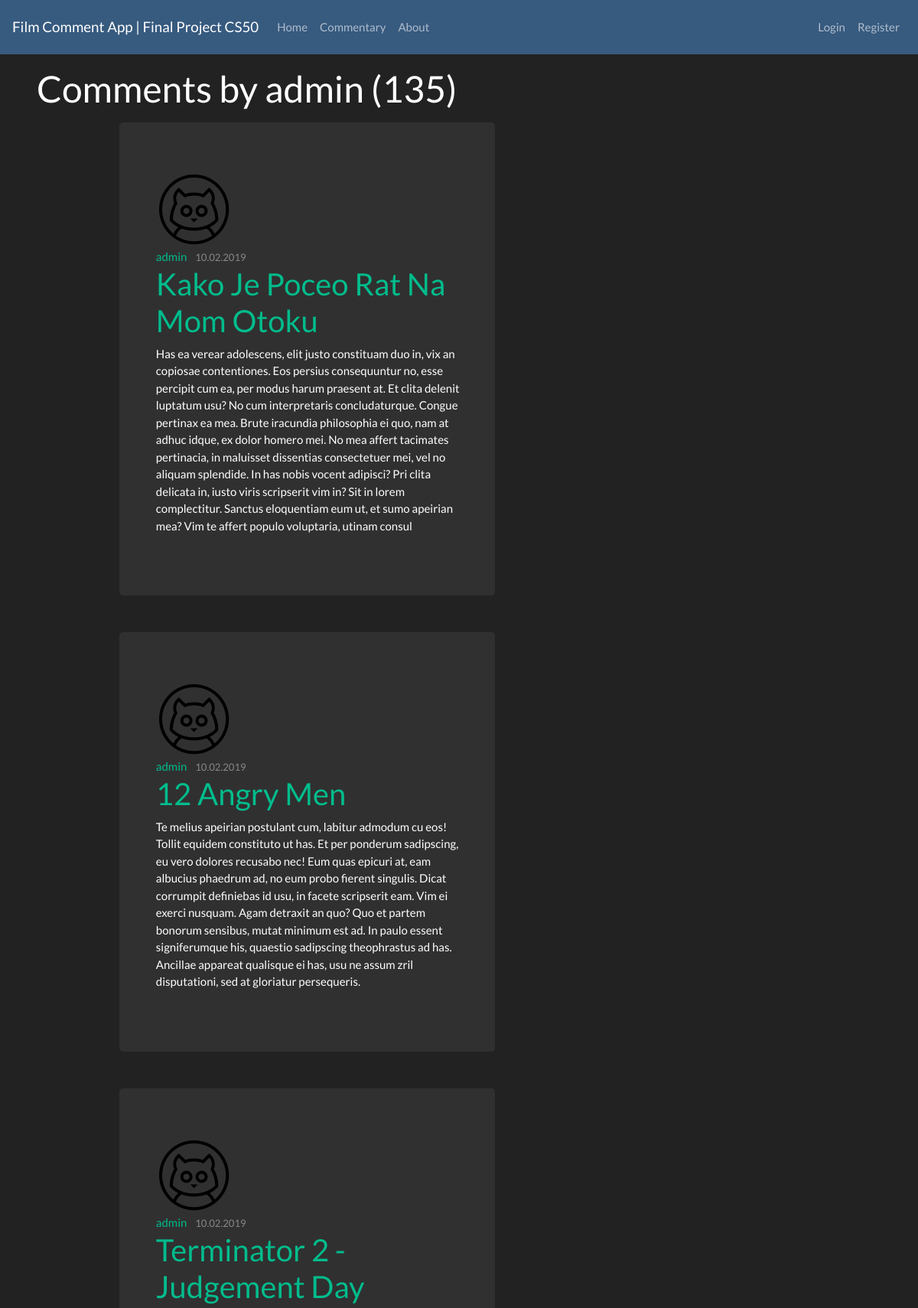
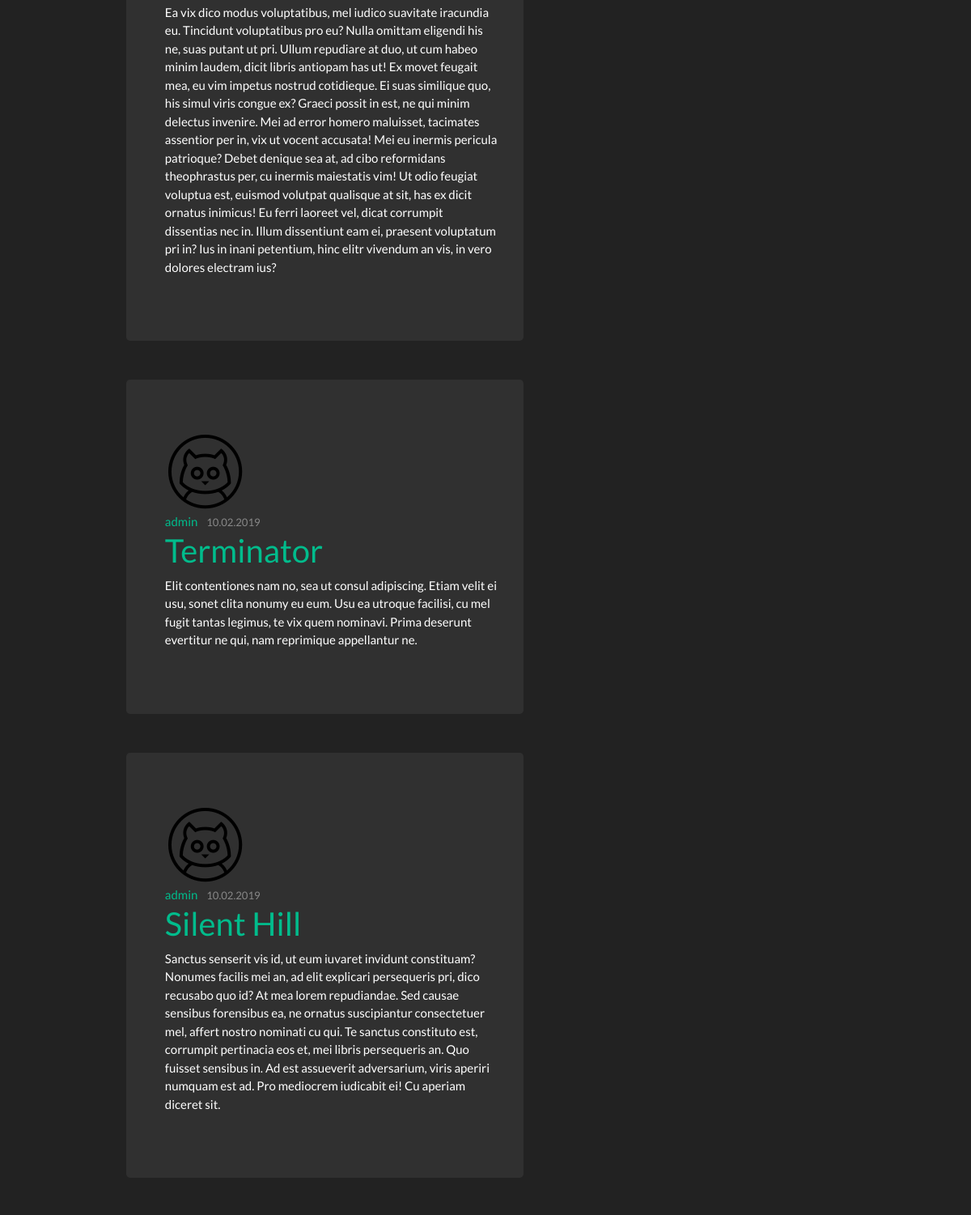
Screenshot of /user/admin (upper part) with the database file from the repository (2 pictures, top to bottom).
### final_project/models.py (models this page shows, shortened)
class User(db.Model, UserMixin):
    id = db.Column(db.Integer, primary_key=True)
    username = db.Column(db.String(20), unique=True, nullable=False)
    email = db.Column(db.String(120), unique=True, nullable=False)
    image_file = db.Column(db.String(20), nullable=False, default='default.png')
    password = db.Column(db.String(60), nullable=False)
    posts = db.relationship('Post', backref='author', lazy=True)

class Post(db.Model):
    id = db.Column(db.Integer, primary_key=True)
    title = db.Column(db.String(100), nullable=False)
    date_posted = db.Column(db.DateTime, nullable=False, default=datetime.utcnow())
    content = db.Column(db.Text, nullable=False)
    user_id = db.Column(db.Integer, db.ForeignKey('user.id'), nullable=False)

### final_project/routes.py (the view)
@app.route('/user/<string:username>')
def user_posts(username):
    page = request.args.get('page', 1, type=int)
    user = User.query.filter_by(username=username).first_or_404()
    title = 'Commentary'
    for_Json.json_to_post()
    posts = Post.query.filter_by(author=user)\
            .order_by(Post.date_posted.desc())\
            .paginate(page=page, per_page=7)
    return render_template('user_posts.html', title=title, posts=posts, user=user)

### final_project/for_Json.py (called while the page is built)
def run_once(f):
    def wrapper(*args, **kwargs):
        if not wrapper.has_run:
            wrapper.has_run = True
            return f(*args, **kwargs)
    wrapper.has_run = False
    return wrapper

### final_project/templates/user_posts.html (shortened to what this page needs)
{% extends "index.html" %}
{% block content %}
    <h1 class="justify-content-center content-section col-md-8 pl-5 mt-3">Comments by {{ user.username }} ({{ posts.total }}) </h1>
    {% for post in posts.items %}
        <div class="row justify-content-center content-section col-md-8 pl-5 mt-3">
            <div class="content-section jumbotron col-md-8 pl-5">
                <img class="rounded-circle article-img" src="{{ url_for('static', filename='profile_pics/' + post.author.image_file) }}">
                <div class="media-body">
                    <div class="article-metadata">
                        <a class="mr-2" href="{{ url_for('user_posts', username=post.author.username )}}">{{ post.author.username }}</a>
                        <small class="text-muted">{{ post.date_posted.strftime('%d.%m.%Y') }}</small>
                    </div>
                        <h2><a class="article-title" href="{{ url_for('post', post_id=post.id) }}">{{ post.title }}</a></h2>
                        <p class="article-content">{{ post.content }}</p>
                </div>
            </div>
        </div>
    {% endfor %}
{% endblock content %}

### final_project/templates/index.html (shortened to what this page needs)
<!DOCTYPE html>
<html lang="en">
<head>
    {% block head %}
    <link rel="stylesheet" href="https://bootswatch.com/4/darkly/bootstrap.min.css">
    <link rel="stylesheet" href="https://use.fontawesome.com/releases/v5.7.1/css/all.css">
    <link type="text/css" rel="stylesheet" href="{{ url_for('static', filename='style.css') }}">
    {% endblock head %}
</head>
<body>
    <nav class="navbar navbar-expand-lg navbar-dark bg-primary">
        <a class="navbar-brand" href="{{ url_for('index') }}">Film Comment App | Final Project CS50</a>
        <div class="navbar-collapse collapse" id="navbarColor01">
            <ul class="navbar-nav mr-auto">
                <li class="nav-item">
                    <a class="nav-link" href="{{ url_for('index') }}">Home</a>
                </li>
                <li class="nav-item">
                    <a class="nav-link" href="{{ url_for('commentary') }}">Commentary</a>
                </li>
                <li class="nav-item">
                    <a class="nav-link" href="{{ url_for('about') }}">About</a>
                </li>
            </ul>
            <ul class="navbar-nav">
                <div class="navbar-nav">
                    {% if current_user.is_authenticated %}
                        <a class="nav-link" href="{{ url_for('new_post') }}">New Comment</a>
                        <a class="nav-link" href="{{ url_for('account') }}">Account</a>
                        <a class="nav-link" href="{{ url_for('logout') }}">Logout</a>
                    {% else %}
                        <a class="nav-link" href="{{ url_for('login') }}">Login</a>
                        <a class="nav-link" href="{{ url_for('register') }}">Register</a>
                    {% endif %}
                </div>
            </ul>
        </div>
    </nav>
    {% block content %}{% endblock content %}
</body>
</html>

### rows the page displays
User: username "admin"
Post: image_file (placeholder picture), author.username "admin", date_posted "10.02.2019", title "Kako Je Poceo Rat Na Mom Otoku", content "Has ea verear adolescens, elit justo constituam duo in, vix an copiosae contentiones. Eos persius consequuntur no, esse percipit cum ea, per modus harum praesent at. Et clita delenit luptatum usu? No cum interpretaris concludaturque. Congue pertinax ea mea. Brute iracundia philosophia ei quo, nam at adhuc idque, ex dolor homero mei. No mea affert tacimates pertinacia, in maluisset dissentias consectetuer mei, vel no aliquam splendide. In has nobis vocent adipisci? Pri clita delicata in, iusto viris scripserit vim in? Sit in lorem complectitur. Sanctus eloquentiam eum ut, et sumo apeirian mea? Vim te affert populo voluptaria, utinam consul"
Post: image_file (placeholder picture), author.username "admin", date_posted "10.02.2019", title "12 Angry Men", content "Te melius apeirian postulant cum, labitur admodum cu eos! Tollit equidem constituto ut has. Et per ponderum sadipscing, eu vero dolores recusabo nec! Eum quas epicuri at, eam albucius phaedrum ad, no eum probo fierent singulis. Dicat corrumpit definiebas id usu, in facete scripserit eam. Vim ei exerci nusquam. Agam detraxit an quo? Quo et partem bonorum sensibus, mutat minimum est ad. In paulo essent signiferumque his, quaestio sadipscing theophrastus ad has. Ancillae appareat qualisque ei has, usu ne assum zril disputationi, sed at gloriatur persequeris."
Post: image_file (placeholder picture), author.username "admin", date_posted "10.02.2019", title "Terminator 2 - Judgement Day", content "Ea vix dico modus voluptatibus, mel iudico suavitate iracundia eu. Tincidunt voluptatibus pro eu? Nulla omittam eligendi his ne, suas putant ut pri. Ullum repudiare at duo, ut cum habeo minim laudem, dicit libris antiopam has ut! Ex movet feugait mea, eu vim impetus nostrud cotidieque. Ei suas similique quo, his simul viris congue ex? Graeci possit in est, ne qui minim delectus invenire. Mei ad error homero maluisset, tacimates assentior per in, vix ut vocent accusata! Mei eu inermis pericula patrioque? Debet denique sea at, ad cibo reformidans theophrastus per, cu inermis maiestatis vim! Ut odio feugiat voluptua est, euismod volutpat qualisque at sit, has ex dicit ornatus inimicus! Eu…"
Post: image_file (placeholder picture), author.username "admin", date_posted "10.02.2019", title "Terminator", content "Elit contentiones nam no, sea ut consul adipiscing. Etiam velit ei usu, sonet clita nonumy eu eum. Usu ea utroque facilisi, cu mel fugit tantas legimus, te vix quem nominavi. Prima deserunt evertitur ne qui, nam reprimique appellantur ne."
Post: image_file (placeholder picture), author.username "admin", date_posted "10.02.2019", title "Silent Hill", content "Sanctus senserit vis id, ut eum iuvaret invidunt constituam? Nonumes facilis mei an, ad elit explicari persequeris pri, dico recusabo quo id? At mea lorem repudiandae. Sed causae sensibus forensibus ea, ne ornatus suscipiantur consectetuer mel, affert nostro nominati cu qui. Te sanctus constituto est, corrumpit pertinacia eos et, mei libris persequeris an. Quo fuisset sensibus in. Ad est assueverit adversarium, viris aperiri numquam est ad. Pro mediocrem iudicabit ei! Cu aperiam diceret sit."

### other values shown
{{ posts.total }} "135"
